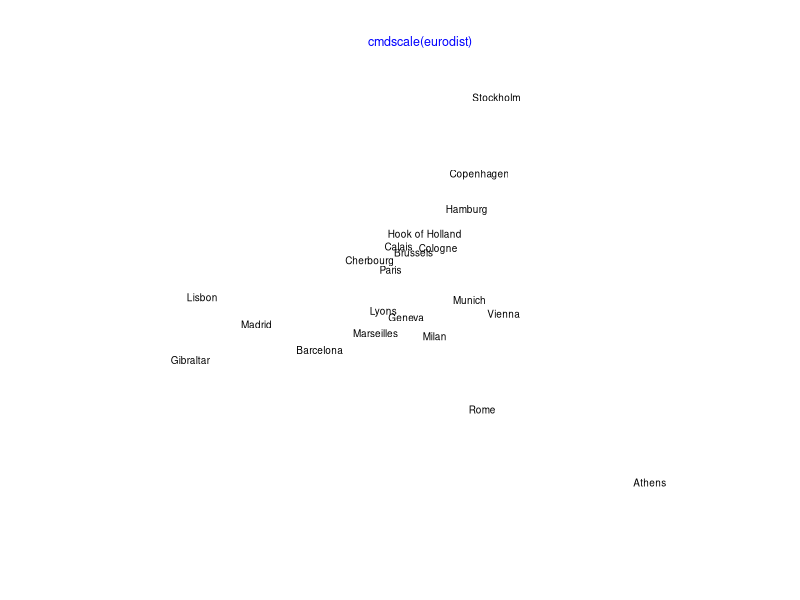

Reproduce this figure in R.
require(graphics)

loc <- cmdscale(eurodist)
x <- loc[, 1]
y <- -loc[, 2] # reflect so North is at the top
## note asp = 1, to ensure Euclidean distances are represented correctly
plot(x, y, type = "n", xlab = "", ylab = "", asp = 1, axes = FALSE)
#     main = "cmdscale(eurodist)")
title("cmdscale(eurodist)", cex.main = 0.75,   font.main= 1, col.main= "blue")
text(x, y, rownames(loc), cex = 0.6)
